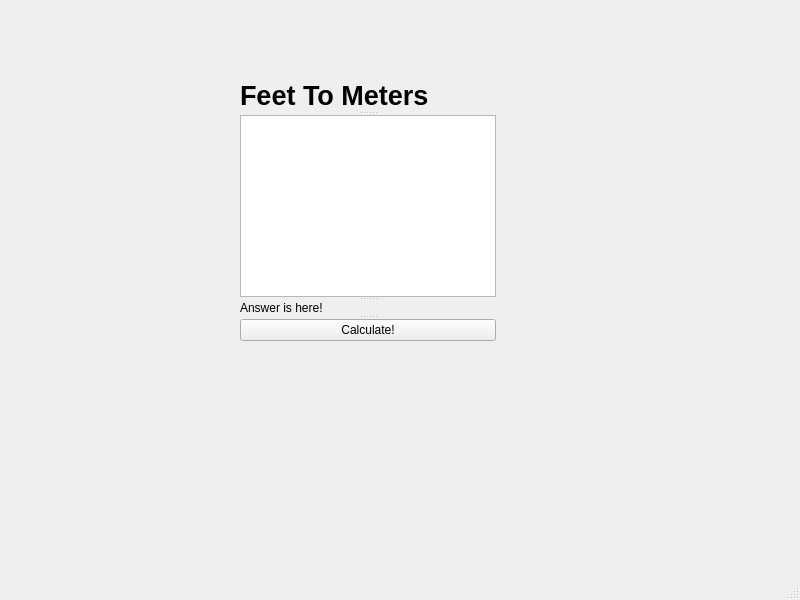
<?xml version="1.0" encoding="UTF-8"?>
<ui version="4.0">
 <class>SANDICO_ProgrammingExercise1</class>
 <widget class="QMainWindow" name="SANDICO_ProgrammingExercise1">
  <property name="geometry">
   <rect>
    <x>0</x>
    <y>0</y>
    <width>800</width>
    <height>600</height>
   </rect>
  </property>
  <property name="windowTitle">
   <string>SANDICO_ProgrammingExercise1</string>
  </property>
  <widget class="QWidget" name="centralwidget">
   <widget class="QSplitter" name="splitter">
    <property name="geometry">
     <rect>
      <x>240</x>
      <y>80</y>
      <width>256</width>
      <height>261</height>
     </rect>
    </property>
    <property name="orientation">
     <enum>Qt::Vertical</enum>
    </property>
    <widget class="QLabel" name="ftom">
     <property name="font">
      <font>
       <family>Tahoma</family>
       <pointsize>20</pointsize>
       <weight>75</weight>
       <bold>true</bold>
      </font>
     </property>
     <property name="text">
      <string>Feet To Meters</string>
     </property>
    </widget>
    <widget class="QPlainTextEdit" name="feet"/>
    <widget class="QLabel" name="meters">
     <property name="text">
      <string>Answer is here!</string>
     </property>
    </widget>
    <widget class="QPushButton" name="convert">
     <property name="text">
      <string>Calculate!</string>
     </property>
    </widget>
   </widget>
  </widget>
  <widget class="QMenuBar" name="menubar">
   <property name="geometry">
    <rect>
     <x>0</x>
     <y>0</y>
     <width>800</width>
     <height>21</height>
    </rect>
   </property>
  </widget>
  <widget class="QStatusBar" name="statusbar"/>
 </widget>
 <resources/>
 <connections/>
</ui>
